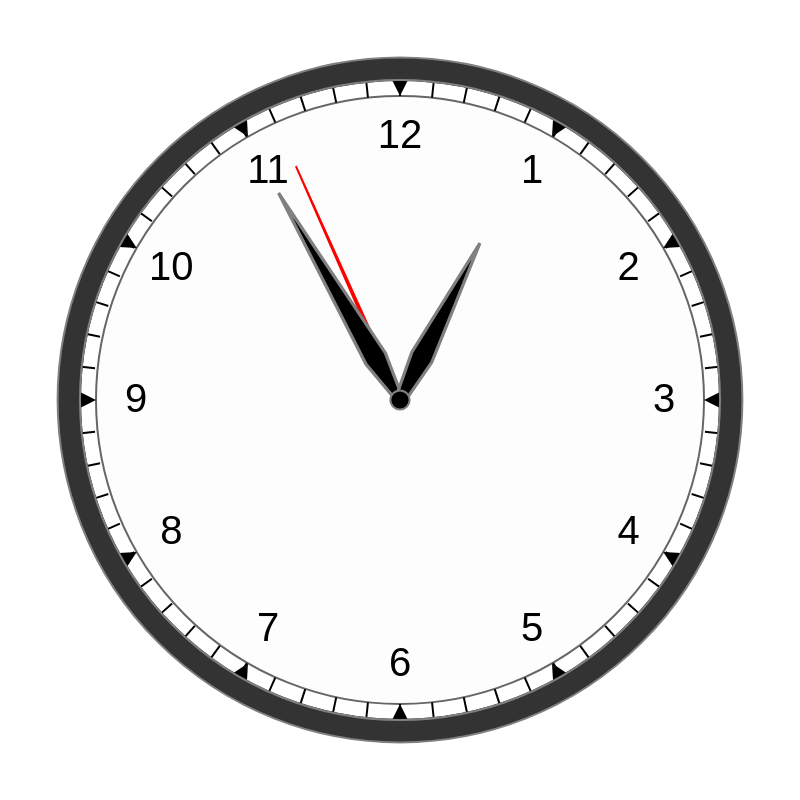

Source (Vega-Lite JSON):
### Vega specification from a JSON file in a GitHub repository (floating-point values rounded to 4 significant figures)
{"$schema": "https://vega.github.io/schema/vega/v5.json", "width": 400, "height": 400, "signals": [{"name": "label", "value": ""}, {"name": "centerX", "init": "width/2"}, {"name": "centerY", "init": "height/2"}, {"name": "radiusRef", "init": "min(width,height)*0.8"}, {"name": "sizeFactor", "init": "radiusRef/400"}, {"name": "outerRadius", "init": "radiusRef/2"}, {"name": "innerRadius", "init": "radiusRef/2 - (10 * sizeFactor)"}, {"name": "currentDate", "init": "now()", "on": [{"events": {"type": "timer", "throttle": 1000}, "update": "now()"}]}, {"name": "currentHour", "init": "hours(currentDate)+minutes(currentDate)/60", "on": [{"events": {"signal": "currentDate"}, "update": "hours(currentDate)+minutes(currentDate)/60"}]}, {"name": "currentMinute", "init": "minutes(currentDate)+seconds(currentDate)/60", "on": [{"events": {"signal": "currentDate"}, "update": "minutes(currentDate)+seconds(currentDate)/60"}]}, {"name": "currentSecond", "init": "seconds(currentDate)", "on": [{"events": {"signal": "currentDate"}, "update": "seconds(currentDate)"}]}], "data": [{"name": "hours", "transform": [{"type": "sequence", "start": 0, "stop": 12, "step": 1, "as": "hour"}, {"type": "formula", "expr": "centerX - cos(PI/2 + (datum.hour * PI/6)) * (outerRadius - (outerRadius-innerRadius)/2)", "as": "x"}, {"type": "formula", "expr": "centerY - sin(PI/2 + (datum.hour * PI/6)) * (outerRadius - (outerRadius-innerRadius)/2)", "as": "y"}, {"type": "formula", "expr": "centerX - cos(PI/2 + (datum.hour * PI/6)) * (innerRadius - 25 * max(sizeFactor, 0.4))", "as": "xHour"}, {"type": "formula", "expr": "centerY - sin(PI/2 + (datum.hour * PI/6)) * (innerRadius - 25 * max(sizeFactor, 0.4))", "as": "yHour"}]}, {"name": "minutes", "transform": [{"type": "sequence", "start": 0, "stop": 60, "step": 1, "as": "minute"}, {"type": "formula", "expr": "centerX - cos(PI/2 + (datum.minute * PI/30)) * (outerRadius - (outerRadius-innerRadius)/3)", "as": "x"}, {"type": "formula", "expr": "centerY - sin(PI/2 + (datum.minute * PI/30)) * (outerRadius - (outerRadius-innerRadius)/2)", "as": "y"}]}], "scales": [{"name": "hourScale", "domain": {"data": "hours", "field": "hour"}, "range": [0, {"signal": "2*PI"}]}, {"name": "minutesScale", "domain": {"data": "minutes", "field": "minute"}, "range": [0, {"signal": "2*PI"}]}], "marks": [{"type": "arc", "encode": {"enter": {"x": {"signal": "centerX"}, "y": {"signal": "centerY"}, "startAngle": {"value": 0}, "endAngle": {"signal": "2*PI"}, "outerRadius": {"signal": "outerRadius"}, "fill": {"value": "transparent"}, "stroke": {"value": "black"}}}}, {"type": "arc", "encode": {"enter": {"x": {"signal": "centerX"}, "y": {"signal": "centerY"}, "startAngle": {"value": 0}, "endAngle": {"signal": "2*PI"}, "outerRadius": {"signal": "innerRadius"}, "fill": {"value": "#FCFCFC"}, "opacity": {"value": 0.6}, "stroke": {"value": "black"}}}}, {"type": "symbol", "from": {"data": "minutes"}, "encode": {"enter": {"size": {"signal": "pow(2*sizeFactor, 2)"}, "x": {"field": "x"}, "y": {"field": "y"}, "angle": {"signal": "datum.minute*6"}, "shape": {"value": "m 0 -5 v 10"}, "stroke": {"value": "black"}}}}, {"type": "symbol", "from": {"data": "hours"}, "encode": {"enter": {"size": {"signal": "pow(2*sizeFactor, 2)"}, "angle": {"signal": "datum.hour*30"}, "shape": {"value": "m -5 -5 h 10 l -5 10 l -5 -10 Z"}, "x": {"field": "x"}, "y": {"field": "y"}, "fill": {"value": "black"}}}}, {"type": "text", "from": {"data": "hours"}, "encode": {"enter": {"x": {"field": "xHour"}, "y": {"field": "yHour"}, "align": {"value": "center"}, "baseline": {"value": "middle"}, "text": {"signal": "datum.hour === 0 ? 12 : datum.hour"}, "fontSize": {"signal": "25*max(sizeFactor, 0.4)"}}}}, {"type": "symbol", "encode": {"enter": {"size": {"signal": "pow(2*sizeFactor, 2)"}, "shape": {"value": "M 0 0 h-1 l 1 -160 l 1 160 h-1"}, "x": {"signal": "centerX"}, "y": {"signal": "centerY"}, "fill": {"value": "red"}, "stroke": {"value": "red"}, "strokeSize": {"value": 2}, "strokeCap": {"value": "round"}}, "update": {"angle": {"signal": "currentSecond*6"}}}}, {"type": "symbol", "encode": {"enter": {"size": {"signal": "pow(2*sizeFactor, 2)"}, "shape": {"value": "M 0 0 h -2 l -5 -30 l 7 -120 l 7 120 l -5 30 h -2 "}, "x": {"signal": "centerX"}, "y": {"signal": "centerY"}, "fill": {"value": "black"}, "stroke": {"value": "grey"}, "strokeCap": {"value": "round"}, "strokeWidth": {"signal": "2* min(sizeFactor, 1)"}}, "update": {"angle": {"signal": "currentMinute*6"}}}}, {"type": "symbol", "name": "hourNeedle", "encode": {"enter": {"size": {"signal": "pow(2*sizeFactor, 2)"}, "shape": {"value": "M 0 0 h-3 l -4 -30 l 7 -80 l 7 80 l -4 30 h -3"}, "x": {"signal": "centerX"}, "y": {"signal": "centerY"}, "fill": {"value": "black"}, "stroke": {"value": "grey"}, "strokeCap": {"value": "round"}, "strokeWidth": {"signal": "2* min(sizeFactor, 1)"}, "zIndex": {"value": 1}}, "update": {"angle": {"signal": "currentHour*30"}}}}, {"type": "text", "from": {"data": "hourNeedle"}, "encode": {"enter": {"x": {"signal": "centerX"}, "y": {"signal": "centerY + (datum.angle > 270 || datum.angle < 90? 25 : -25 )* sizeFactor"}, "text": {"signal": "label"}, "align": {"value": "center"}, "baseline": {"value": "middle"}, "fontSize": {"signal": "20*sizeFactor"}}}}, {"type": "arc", "encode": {"enter": {"x": {"signal": "centerX"}, "y": {"signal": "centerY"}, "startAngle": {"value": 0}, "endAngle": {"signal": "2*PI"}, "outerRadius": {"signal": "6*sizeFactor"}, "fill": {"value": "black"}, "stroke": {"value": "grey"}, "zIndex": {"value": 1}}}}, {"type": "arc", "encode": {"enter": {"x": {"signal": "centerX"}, "y": {"signal": "centerY"}, "startAngle": {"value": 0}, "endAngle": {"signal": "2*PI"}, "innerRadius": {"signal": "outerRadius"}, "outerRadius": {"signal": "outerRadius + 14 * sizeFactor"}, "fill": {"value": "#333"}, "stroke": {"value": "grey"}}}}]}
